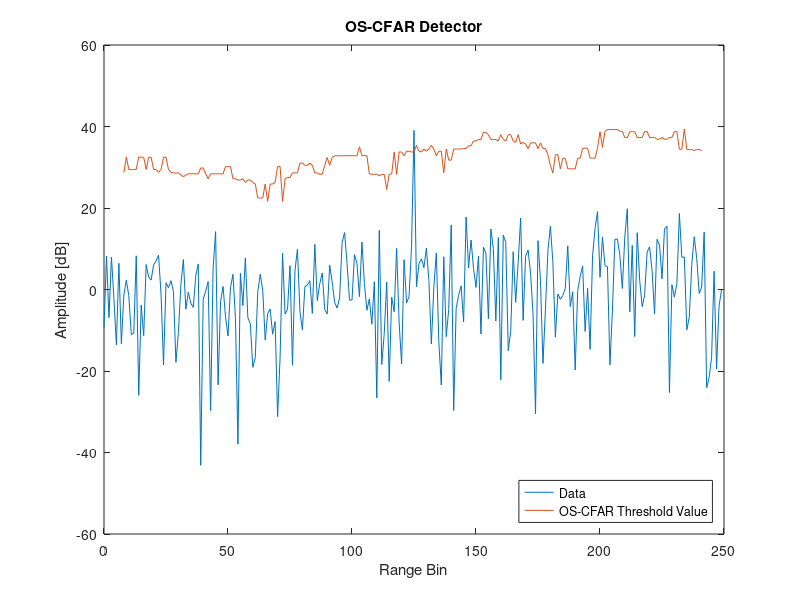

This chart was generated by the following MATLAB code:
%% File information
% Written by M. Y. Martin (MRTMOG014)
% EEE4022S (2018)
% OS_CFAR_Threshold.m: Simulate OS-CFAR detector with Gaussian data

%% OS-CFAR detector
clc;
close all;
clear;

% define inputs and parameters
D = 250;                                % length of data; number of samples
N = 16;                                 % length of window
Np = 1;                                 % number of pulses
j = 1i;                                 % use j as sqrt(-1)
PFA = 10^-6;                            % desired PFA
SNRdB = 20;                             % SNR in Decibels
SNR = 10^(SNRdB/10);                    % Decibels to linear SNR
k = round(3*N/4);                       % k-factor for OS-CFAR

% include multiple targets
t = 1;                                  % number of targets and interfering targets (max 3); default is 1

% include clutter edge
v = 2;                                  % variance of noise in clutter edge; v = 1 => no clutter edge (default)
d = -1;                                  % number of samples from centre to clutter edge start (distance)

% 1xD matrix of complex Gaussian noise: (I + jQ)/sqrt(2); v scales second part => clutter edge
noise = [((randn(1,(D/2) + d) + j.*randn(1,(D/2) + d))/sqrt(2)),(sqrt(v)*(randn(1,(D/2) - d) + j.*randn(1,(D/2) - d))/sqrt(2))];
    
% insert target(s)
target_voltage = sqrt(SNR);
target_signal = target_voltage*(randn(1,t) + j.*randn(1,t))/sqrt(2);
signal1 = noise; % noise only; H0
for y = 0:(t - 1)   % update signal with targets from centre of data at intervals of 3 samples
    signal1((D/2) + 1 + 3*y) = signal1((D/2) + 1 + 3*y) + target_signal(y + 1);  % H1
end

% square law detector after target is added
signal = abs(signal1).^2;

% compute OS-CFAR interference statistic 'g'
g = zeros(D,1);
for CUT = (N/2 + 1):1:(D - N/2)    % first N/2 and last N/2 samples in signal will NOT become the CUT (eg. 9 to 392)
    Window_sorted = sort([signal((CUT - N/2):(CUT - 1)) signal((CUT + 1):(CUT + N/2))]);    % sort N reference window samples in ascending order
    g(CUT) = Window_sorted(k);
end

% compute OS-CFAR constant 'a' for desired PFA
PFA_error = inf;

for a_temp = 0:0.0001:25
    PFA_temp = 1;
    for i = 0:(k - 1)
        PFA_temp = PFA_temp*(N - i)/(N - i + a_temp);
    end
    if abs(PFA_temp - PFA) < PFA_error
        a = a_temp;
        PFA_error = abs(PFA_temp - PFA);
    end
end

% compute detection threshold 'T'
T = a.*g;

% plot the threshold and noise
x = 0:(D - 1); % x-axis sample number
figure;
plot(x,20*log10(signal),x,20*log10(T));
xlabel('Range Bin');
ylabel('Amplitude [dB]');
ylim([-60 60]);
title('OS-CFAR Detector');
lgd = legend('Data','OS-CFAR Threshold Value');
set(lgd,'Location','SouthEast');
